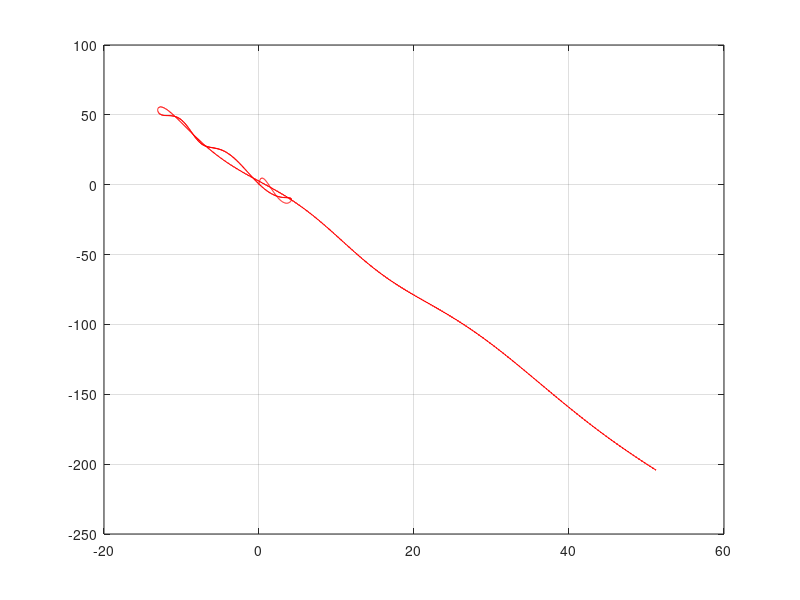

The MATLAB script that drew this image:


function runge_kutta_2

    Dt=1E-2;
    NDt= 1500;
    w=1;

    t= zeros(1, NDt);
    y= zeros(2, NDt);

    f = @(t,y) [ y(2) ; -4*y(1) + 10 * sin(3*t) ];

    t(1)= 0;
    y(:,1)= 0;

    for j=1: NDt -1
        k1= Dt*f(t(j),y(:,j));
            tg = t(j) + Dt/(2*w);
            yg = y(j) + k1/(2*w);
        k2 = Dt*f(tg,yg);
        t(j+1) = t(j) + Dt;
        y(:,j+1) = y(:,j) + (1-w)*k1 + w*k2;

    endfor

    figure(1)
    plot(y(1,:),y(2,:),'r')
    grid on

endfunction
